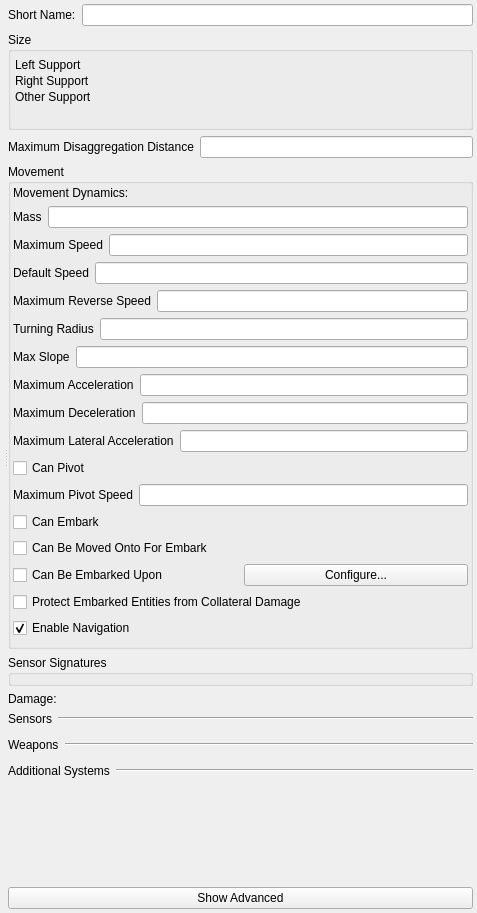
<?xml version="1.0" encoding="UTF-8"?>
<ui version="4.0">
 <class>Form</class>
 <widget class="QWidget" name="Form">
  <property name="geometry">
   <rect>
    <x>0</x>
    <y>0</y>
    <width>477</width>
    <height>913</height>
   </rect>
  </property>
  <property name="windowTitle">
   <string>Form</string>
  </property>
  <layout class="QVBoxLayout" name="verticalLayout_9">
   <property name="leftMargin">
    <number>4</number>
   </property>
   <property name="topMargin">
    <number>4</number>
   </property>
   <property name="rightMargin">
    <number>4</number>
   </property>
   <property name="bottomMargin">
    <number>4</number>
   </property>
   <item>
    <widget class="QSplitter" name="splitter">
     <property name="orientation">
      <enum>Qt::Horizontal</enum>
     </property>
     <widget class="QWidget" name="layoutWidget">
      <layout class="QVBoxLayout" name="verticalLayout_8">
       <property name="leftMargin">
        <number>0</number>
       </property>
       <property name="topMargin">
        <number>0</number>
       </property>
       <property name="rightMargin">
        <number>0</number>
       </property>
       <property name="bottomMargin">
        <number>0</number>
       </property>
       <item>
        <widget class="QWidget" name="myGeneralCanvas" native="true">
         <property name="sizePolicy">
          <sizepolicy hsizetype="MinimumExpanding" vsizetype="Fixed">
           <horstretch>0</horstretch>
           <verstretch>0</verstretch>
          </sizepolicy>
         </property>
         <property name="element_type" stdset="0">
          <string notr="true">general_canvas</string>
         </property>
        </widget>
       </item>
       <item>
        <widget class="QWidget" name="myDisplayWidget" native="true">
         <property name="element_type" stdset="0">
          <string notr="true">display_widget_canvas</string>
         </property>
        </widget>
       </item>
      </layout>
     </widget>
     <widget class="QWidget" name="layoutWidget">
      <layout class="QVBoxLayout" name="verticalLayout_7">
       <item>
        <layout class="QHBoxLayout" name="horizontalLayout">
         <item>
          <widget class="QLabel" name="short_name_label">
           <property name="text">
            <string>Short Name:</string>
           </property>
          </widget>
         </item>
         <item>
          <widget class="QLineEdit" name="short_name"/>
         </item>
        </layout>
       </item>
       <item>
        <widget class="QGroupBox" name="boundingVolumeGroupBox">
         <property name="title">
          <string>Size</string>
         </property>
         <layout class="QGridLayout" name="gridLayout_2">
          <property name="sizeConstraint">
           <enum>QLayout::SetNoConstraint</enum>
          </property>
          <property name="leftMargin">
           <number>4</number>
          </property>
          <property name="topMargin">
           <number>4</number>
          </property>
          <property name="rightMargin">
           <number>4</number>
          </property>
          <property name="bottomMargin">
           <number>4</number>
          </property>
          <property name="spacing">
           <number>2</number>
          </property>
          <item row="1" column="0" colspan="2">
           <widget class="QWidget" name="bounding_volume" native="true">
            <property name="minimumSize">
             <size>
              <width>0</width>
              <height>0</height>
             </size>
            </property>
           </widget>
          </item>
          <item row="2" column="0">
           <widget class="QLabel" name="left_support_label">
            <property name="sizePolicy">
             <sizepolicy hsizetype="Minimum" vsizetype="Minimum">
              <horstretch>0</horstretch>
              <verstretch>0</verstretch>
             </sizepolicy>
            </property>
            <property name="text">
             <string>Left Support</string>
            </property>
           </widget>
          </item>
          <item row="2" column="1">
           <widget class="QWidget" name="left_support" native="true">
            <property name="sizePolicy">
             <sizepolicy hsizetype="MinimumExpanding" vsizetype="Minimum">
              <horstretch>0</horstretch>
              <verstretch>0</verstretch>
             </sizepolicy>
            </property>
            <property name="element_type" stdset="0">
             <string notr="true">vector-parameter-data</string>
            </property>
            <property name="single_row" stdset="0">
             <bool>true</bool>
            </property>
            <property name="default_value" stdset="0">
             <string>1,-1,0</string>
            </property>
           </widget>
          </item>
          <item row="3" column="0">
           <widget class="QLabel" name="right_support_label">
            <property name="sizePolicy">
             <sizepolicy hsizetype="Minimum" vsizetype="Minimum">
              <horstretch>0</horstretch>
              <verstretch>0</verstretch>
             </sizepolicy>
            </property>
            <property name="text">
             <string>Right Support</string>
            </property>
           </widget>
          </item>
          <item row="3" column="1">
           <widget class="QWidget" name="right_support" native="true">
            <property name="sizePolicy">
             <sizepolicy hsizetype="MinimumExpanding" vsizetype="Minimum">
              <horstretch>0</horstretch>
              <verstretch>0</verstretch>
             </sizepolicy>
            </property>
            <property name="element_type" stdset="0">
             <string notr="true">vector-parameter-data</string>
            </property>
            <property name="single_row" stdset="0">
             <bool>true</bool>
            </property>
            <property name="default_value" stdset="0">
             <string>1,1,0</string>
            </property>
           </widget>
          </item>
          <item row="4" column="0">
           <widget class="QLabel" name="other_support_label">
            <property name="sizePolicy">
             <sizepolicy hsizetype="Minimum" vsizetype="Minimum">
              <horstretch>0</horstretch>
              <verstretch>0</verstretch>
             </sizepolicy>
            </property>
            <property name="text">
             <string>Other Support</string>
            </property>
           </widget>
          </item>
          <item row="4" column="1">
           <widget class="QWidget" name="other_support" native="true">
            <property name="sizePolicy">
             <sizepolicy hsizetype="MinimumExpanding" vsizetype="Minimum">
              <horstretch>0</horstretch>
              <verstretch>0</verstretch>
             </sizepolicy>
            </property>
            <property name="element_type" stdset="0">
             <string notr="true">vector-parameter-data</string>
            </property>
            <property name="single_row" stdset="0">
             <bool>true</bool>
            </property>
            <property name="default_value" stdset="0">
             <string>-1,0,0</string>
            </property>
           </widget>
          </item>
          <item row="5" column="0" colspan="2">
           <widget class="QWidget" name="bounding_volume_2" native="true">
            <property name="sizePolicy">
             <sizepolicy hsizetype="MinimumExpanding" vsizetype="MinimumExpanding">
              <horstretch>0</horstretch>
              <verstretch>0</verstretch>
             </sizepolicy>
            </property>
            <property name="minimumSize">
             <size>
              <width>0</width>
              <height>0</height>
             </size>
            </property>
            <property name="calculate_bounding_volume" stdset="0">
             <bool>true</bool>
            </property>
            <property name="calculate_support_points" stdset="0">
             <bool>true</bool>
            </property>
            <property name="element_type" stdset="0">
             <string notr="true">bv_sp_calc_widget</string>
            </property>
           </widget>
          </item>
         </layout>
        </widget>
       </item>
       <item>
        <layout class="QHBoxLayout" name="horizontalLayout_2">
         <item>
          <widget class="QLabel" name="disaggregation_range_label">
           <property name="text">
            <string>Maximum Disaggregation Distance</string>
           </property>
          </widget>
         </item>
         <item>
          <widget class="QLineEdit" name="disaggregation_range">
           <property name="display-units" stdset="0">
            <string notr="true">meters</string>
           </property>
           <property name="source-units" stdset="0">
            <string notr="true">meters</string>
           </property>
           <property name="hide_by_default" stdset="0">
            <bool>true</bool>
           </property>
          </widget>
         </item>
        </layout>
       </item>
       <item>
        <widget class="QGroupBox" name="movementGroupBox">
         <property name="title">
          <string>Movement</string>
         </property>
         <layout class="QVBoxLayout" name="verticalLayout">
          <property name="leftMargin">
           <number>2</number>
          </property>
          <property name="topMargin">
           <number>2</number>
          </property>
          <property name="rightMargin">
           <number>2</number>
          </property>
          <property name="bottomMargin">
           <number>2</number>
          </property>
          <item>
           <layout class="QHBoxLayout" name="horizontalLayout_7">
            <item>
             <widget class="QLabel" name="movement_system_label">
              <property name="text">
               <string>Movement Dynamics:</string>
              </property>
             </widget>
            </item>
            <item>
             <widget class="QWidget" name="movement_system" native="true">
              <property name="category" stdset="0">
               <string notr="true">movement</string>
              </property>
              <property name="none-selected-text" stdset="0">
               <string>Immobile</string>
              </property>
              <property name="element_type" stdset="0">
               <string notr="true">single_system_selector</string>
              </property>
             </widget>
            </item>
           </layout>
          </item>
          <item>
           <layout class="QHBoxLayout" name="horizontalLayout_3">
            <item>
             <widget class="QLabel" name="mass_label">
              <property name="text">
               <string>Mass</string>
              </property>
             </widget>
            </item>
            <item>
             <widget class="QLineEdit" name="mass">
              <property name="source-units" stdset="0">
               <string notr="true">kilograms</string>
              </property>
              <property name="display-units" stdset="0">
               <string notr="true">kilograms</string>
              </property>
             </widget>
            </item>
           </layout>
          </item>
          <item>
           <layout class="QHBoxLayout" name="horizontalLayout_4">
            <item>
             <widget class="QLabel" name="max_speed_label">
              <property name="text">
               <string>Maximum Speed</string>
              </property>
             </widget>
            </item>
            <item>
             <widget class="QLineEdit" name="max_speed">
              <property name="source-units" stdset="0">
               <string notr="true">meters-per-second</string>
              </property>
              <property name="display-units" stdset="0">
               <string notr="true">kilometers-per-hour</string>
              </property>
             </widget>
            </item>
           </layout>
          </item>
          <item>
           <layout class="QHBoxLayout" name="horizontalLayout_4124">
            <item>
             <widget class="QLabel" name="ordered_speed_label">
              <property name="text">
               <string>Default Speed</string>
              </property>
             </widget>
            </item>
            <item>
             <widget class="QLineEdit" name="ordered_speed">
              <property name="source-units" stdset="0">
               <string notr="true">meters-per-second</string>
              </property>
              <property name="display-units" stdset="0">
               <string notr="true">kilometers-per-hour</string>
              </property>
             </widget>
            </item>
           </layout>
          </item>
          <item>
           <layout class="QHBoxLayout" name="horizontalLayout_400">
            <item>
             <widget class="QLabel" name="max_reverse_speed_label">
              <property name="text">
               <string>Maximum Reverse Speed</string>
              </property>
             </widget>
            </item>
            <item>
             <widget class="QLineEdit" name="max_reverse_speed">
              <property name="source-units" stdset="0">
               <string notr="true">meters-per-second</string>
              </property>
              <property name="display-units" stdset="0">
               <string notr="true">kilometers-per-hour</string>
              </property>
             </widget>
            </item>
           </layout>
          </item>
          <item>
           <layout class="QHBoxLayout" name="horizontalLayout_5">
            <item>
             <widget class="QLabel" name="turning_radius_label">
              <property name="text">
               <string>Turning Radius</string>
              </property>
             </widget>
            </item>
            <item>
             <widget class="QLineEdit" name="turning_radius">
              <property name="source-units" stdset="0">
               <string notr="true">meters</string>
              </property>
              <property name="display-units" stdset="0">
               <string notr="true">meters</string>
              </property>
             </widget>
            </item>
           </layout>
          </item>
          <item>
           <layout class="QHBoxLayout" name="horizontalLayout_13">
            <item>
             <widget class="QLabel" name="max_slope_label">
              <property name="text">
               <string>Max Slope</string>
              </property>
             </widget>
            </item>
            <item>
             <widget class="QLineEdit" name="max_slope">
              <property name="source-units" stdset="0">
               <string notr="true">ratio</string>
              </property>
              <property name="display-units" stdset="0">
               <string notr="true">percent</string>
              </property>
             </widget>
            </item>
           </layout>
          </item>
          <item>
           <layout class="QHBoxLayout" name="horizontalLayout_15">
            <item>
             <widget class="QLabel" name="max_acceleration_label">
              <property name="text">
               <string>Maximum Acceleration</string>
              </property>
             </widget>
            </item>
            <item>
             <widget class="QLineEdit" name="max_acceleration">
              <property name="source-units" stdset="0">
               <string notr="true">meters-per-second2</string>
              </property>
              <property name="display-units" stdset="0">
               <string notr="true">meters-per-second2</string>
              </property>
             </widget>
            </item>
           </layout>
          </item>
          <item>
           <layout class="QHBoxLayout" name="horizontalLayout_16">
            <item>
             <widget class="QLabel" name="max_deceleration_label">
              <property name="text">
               <string>Maximum Deceleration</string>
              </property>
             </widget>
            </item>
            <item>
             <widget class="QLineEdit" name="max_deceleration">
              <property name="source-units" stdset="0">
               <string notr="true">meters-per-second2</string>
              </property>
              <property name="display-units" stdset="0">
               <string notr="true">meters-per-second2</string>
              </property>
             </widget>
            </item>
           </layout>
          </item>
          <item>
           <layout class="QHBoxLayout" name="horizontalLayout_7">
            <item>
             <widget class="QLabel" name="max_lateral_acceleration_label">
              <property name="text">
               <string>Maximum Lateral Acceleration</string>
              </property>
             </widget>
            </item>
            <item>
             <widget class="QLineEdit" name="max_lateral_acceleration"/>
            </item>
           </layout>
          </item>
          <item>
           <widget class="QCheckBox" name="can_pivot">
            <property name="text">
             <string>Can Pivot</string>
            </property>
           </widget>
          </item>
          <item>
           <layout class="QHBoxLayout" name="horizontalLayout_6">
            <item>
             <widget class="QLabel" name="max_pivot_speed_label">
              <property name="text">
               <string>Maximum Pivot Speed</string>
              </property>
             </widget>
            </item>
            <item>
             <widget class="QLineEdit" name="max_pivot_speed">
              <property name="source-units" stdset="0">
               <string notr="true">radians-per-second</string>
              </property>
              <property name="display-units" stdset="0">
               <string notr="true">degrees-per-second</string>
              </property>
             </widget>
            </item>
           </layout>
          </item>
          <item>
           <widget class="QCheckBox" name="can_embark">
            <property name="text">
             <string>Can Embark</string>
            </property>
            <property name="element_type" stdset="0">
             <string notr="true">DtRwBoolean</string>
            </property>
           </widget>
          </item>
          <item>
           <widget class="QCheckBox" name="can_move_onto_embarked">
            <property name="toolTip">
             <string>If checked, entities that are close to this object will check to see if they are going to move onto this object, and, if so, embark on it</string>
            </property>
            <property name="text">
             <string>Can Be Moved Onto For Embark</string>
            </property>
           </widget>
          </item>
          <item>
           <layout class="QHBoxLayout" name="horizontalLayout_12">
            <item>
             <widget class="QCheckBox" name="can_be_embarked_upon">
              <property name="text">
               <string>Can Be Embarked Upon</string>
              </property>
              <property name="element_type" stdset="0">
               <string notr="true">DtRwBoolean</string>
              </property>
             </widget>
            </item>
            <item>
             <widget class="QPushButton" name="configure_embarkation">
              <property name="text">
               <string>Configure...</string>
              </property>
              <property name="enable_if_checked" stdset="0">
               <string notr="true">can_be_embarked_upon</string>
              </property>
              <property name="slot" stdset="0">
               <string notr="true">change_embarkation</string>
              </property>
              <property name="element_type" stdset="0">
               <string notr="true">push_button</string>
              </property>
              <property name="disable_if_multiple_selection" stdset="0">
               <bool>true</bool>
              </property>
             </widget>
            </item>
           </layout>
          </item>
          <item>
           <widget class="QCheckBox" name="protect_from_collateral_damage">
            <property name="toolTip">
             <string>If enabled, will protect any entities embarked on this object from collateral damage</string>
            </property>
            <property name="text">
             <string>Protect Embarked Entities from Collateral Damage</string>
            </property>
           </widget>
          </item>
          <item>
           <widget class="QCheckBox" name="enable_navigation">
            <property name="toolTip">
             <string>If checked, entity will make use of navigation data (if available) for path planning</string>
            </property>
            <property name="text">
             <string>Enable Navigation</string>
            </property>
            <property name="checked">
             <bool>true</bool>
            </property>
            <property name="element_type" stdset="0">
             <string notr="true">DtRwBoolean</string>
            </property>
            <property name="hide_by_default" stdset="0">
             <bool>true</bool>
            </property>
           </widget>
          </item>
          <item>
           <layout class="QVBoxLayout" name="verticalLayout_10">
            <item>
             <widget class="QWidget" name="object_geometry_filename" native="true">
              <property name="minimumSize">
               <size>
                <width>0</width>
                <height>0</height>
               </size>
              </property>
              <property name="element_type" stdset="0">
               <string notr="true">object-geometry</string>
              </property>
             </widget>
            </item>
           </layout>
          </item>
         </layout>
        </widget>
       </item>
       <item>
        <widget class="QGroupBox" name="sensorSignaturesGroupBox">
         <property name="title">
          <string>Sensor Signatures</string>
         </property>
         <layout class="QVBoxLayout" name="verticalLayout_3">
          <property name="spacing">
           <number>2</number>
          </property>
          <property name="leftMargin">
           <number>2</number>
          </property>
          <property name="topMargin">
           <number>2</number>
          </property>
          <property name="rightMargin">
           <number>2</number>
          </property>
          <property name="bottomMargin">
           <number>2</number>
          </property>
          <item>
           <widget class="QWidget" name="sensor_signatures" native="true">
            <property name="default-signatures" stdset="0">
             <string>visual-signature=4.0;radar-signature=0.5;infrared-signature=4.0</string>
            </property>
           </widget>
          </item>
         </layout>
        </widget>
       </item>
       <item>
        <layout class="QHBoxLayout" name="horizontalLayout_8">
         <item>
          <widget class="QLabel" name="damage_system_label">
           <property name="text">
            <string>Damage:</string>
           </property>
          </widget>
         </item>
         <item>
          <widget class="QWidget" name="damage_system" native="true">
           <property name="category" stdset="0">
            <string notr="true">damage</string>
           </property>
           <property name="none-selected-text" stdset="0">
            <string>Undamagable</string>
           </property>
           <property name="element_type" stdset="0">
            <string notr="true">single_system_selector</string>
           </property>
          </widget>
         </item>
        </layout>
       </item>
       <item>
        <layout class="QVBoxLayout" name="verticalLayout_4">
         <item>
          <layout class="QHBoxLayout" name="horizontalLayout_9">
           <item>
            <widget class="QLabel" name="sensor_system_selector_label">
             <property name="sizePolicy">
              <sizepolicy hsizetype="Fixed" vsizetype="Fixed">
               <horstretch>0</horstretch>
               <verstretch>0</verstretch>
              </sizepolicy>
             </property>
             <property name="text">
              <string>Sensors</string>
             </property>
            </widget>
           </item>
           <item>
            <widget class="Line" name="line">
             <property name="orientation">
              <enum>Qt::Horizontal</enum>
             </property>
            </widget>
           </item>
          </layout>
         </item>
         <item>
          <widget class="QWidget" name="sensor_system_selector" native="true">
           <property name="category" stdset="0">
            <string notr="true">sensor</string>
           </property>
           <property name="element_type" stdset="0">
            <string notr="true">multi_system_selector</string>
           </property>
          </widget>
         </item>
        </layout>
       </item>
       <item>
        <layout class="QVBoxLayout" name="verticalLayout_5">
         <item>
          <layout class="QHBoxLayout" name="horizontalLayout_10">
           <item>
            <widget class="QLabel" name="weapon_system_selector_label">
             <property name="sizePolicy">
              <sizepolicy hsizetype="Fixed" vsizetype="Fixed">
               <horstretch>0</horstretch>
               <verstretch>0</verstretch>
              </sizepolicy>
             </property>
             <property name="text">
              <string>Weapons</string>
             </property>
            </widget>
           </item>
           <item>
            <widget class="Line" name="line_2">
             <property name="orientation">
              <enum>Qt::Horizontal</enum>
             </property>
            </widget>
           </item>
          </layout>
         </item>
         <item>
          <widget class="QWidget" name="weapon_system_selector" native="true">
           <property name="category" stdset="0">
            <string notr="true">weapon</string>
           </property>
           <property name="element_type" stdset="0">
            <string notr="true">multi_system_selector</string>
           </property>
          </widget>
         </item>
        </layout>
       </item>
       <item>
        <layout class="QVBoxLayout" name="verticalLayout_6">
         <item>
          <layout class="QHBoxLayout" name="horizontalLayout_11">
           <item>
            <widget class="QLabel" name="other_system_selector_label">
             <property name="sizePolicy">
              <sizepolicy hsizetype="Fixed" vsizetype="Fixed">
               <horstretch>0</horstretch>
               <verstretch>0</verstretch>
              </sizepolicy>
             </property>
             <property name="text">
              <string>Additional Systems</string>
             </property>
            </widget>
           </item>
           <item>
            <widget class="Line" name="line_3">
             <property name="orientation">
              <enum>Qt::Horizontal</enum>
             </property>
            </widget>
           </item>
          </layout>
         </item>
         <item>
          <widget class="QWidget" name="other_system_selector" native="true">
           <property name="category" stdset="0">
            <string notr="true">other</string>
           </property>
           <property name="element_type" stdset="0">
            <string notr="true">multi_system_selector</string>
           </property>
          </widget>
         </item>
        </layout>
       </item>
       <item>
        <spacer name="verticalSpacer">
         <property name="orientation">
          <enum>Qt::Vertical</enum>
         </property>
         <property name="sizeHint" stdset="0">
          <size>
           <width>20</width>
           <height>18</height>
          </size>
         </property>
        </spacer>
       </item>
       <item>
        <widget class="QPushButton" name="myShowAdvanced">
         <property name="text">
          <string>Show Advanced</string>
         </property>
         <property name="checkable">
          <bool>true</bool>
         </property>
         <property name="signal_slot" stdset="0">
          <string>toggled(bool);this;showHiddenControls(bool)</string>
         </property>
        </widget>
       </item>
      </layout>
     </widget>
    </widget>
   </item>
  </layout>
 </widget>
 <resources/>
 <connections/>
</ui>
